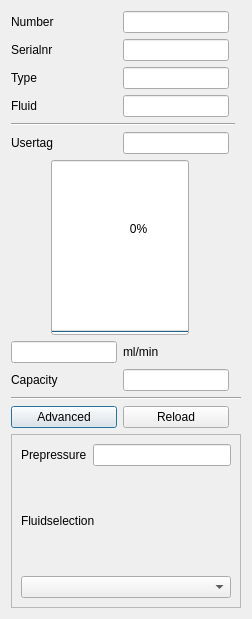
<?xml version="1.0" encoding="UTF-8"?>
<ui version="4.0">
 <class>FlowChannel</class>
 <widget class="QDialog" name="FlowChannel">
  <property name="geometry">
   <rect>
    <x>0</x>
    <y>0</y>
    <width>252</width>
    <height>619</height>
   </rect>
  </property>
  <property name="baseSize">
   <size>
    <width>0</width>
    <height>5</height>
   </size>
  </property>
  <property name="windowTitle">
   <string>FlowChannel</string>
  </property>
  <layout class="QGridLayout" name="gridLayout" columnstretch="0,0,0,0">
   <item row="11" column="1">
    <widget class="QLineEdit" name="le_capacity">
     <property name="readOnly">
      <bool>true</bool>
     </property>
    </widget>
   </item>
   <item row="3" column="1">
    <widget class="QLineEdit" name="le_fluid">
     <property name="enabled">
      <bool>true</bool>
     </property>
     <property name="readOnly">
      <bool>true</bool>
     </property>
    </widget>
   </item>
   <item row="0" column="0">
    <widget class="QLabel" name="label">
     <property name="text">
      <string>Number</string>
     </property>
    </widget>
   </item>
   <item row="12" column="0" colspan="4">
    <widget class="Line" name="line_2">
     <property name="orientation">
      <enum>Qt::Horizontal</enum>
     </property>
    </widget>
   </item>
   <item row="14" column="0" colspan="4">
    <widget class="QFrame" name="advancedFrame">
     <property name="enabled">
      <bool>true</bool>
     </property>
     <property name="sizePolicy">
      <sizepolicy hsizetype="Expanding" vsizetype="Expanding">
       <horstretch>0</horstretch>
       <verstretch>0</verstretch>
      </sizepolicy>
     </property>
     <property name="frameShape">
      <enum>QFrame::StyledPanel</enum>
     </property>
     <property name="frameShadow">
      <enum>QFrame::Raised</enum>
     </property>
     <layout class="QGridLayout" name="gridLayout_5">
      <item row="2" column="0">
       <widget class="QComboBox" name="cb_fluids"/>
      </item>
      <item row="1" column="0">
       <widget class="QLabel" name="label_2">
        <property name="text">
         <string>Fluidselection</string>
        </property>
       </widget>
      </item>
      <item row="0" column="0">
       <layout class="QGridLayout" name="gridLayout_3">
        <item row="0" column="0">
         <widget class="QLabel" name="label_3">
          <property name="text">
           <string>Prepressure</string>
          </property>
         </widget>
        </item>
        <item row="0" column="1">
         <widget class="QLineEdit" name="le_pressure"/>
        </item>
       </layout>
      </item>
     </layout>
    </widget>
   </item>
   <item row="7" column="0">
    <widget class="QLabel" name="lb_usertag">
     <property name="text">
      <string>Usertag</string>
     </property>
    </widget>
   </item>
   <item row="3" column="0">
    <widget class="QLabel" name="lb_fluid">
     <property name="text">
      <string>Fluid</string>
     </property>
    </widget>
   </item>
   <item row="11" column="0">
    <widget class="QLabel" name="lb_capacity">
     <property name="text">
      <string>Capacity</string>
     </property>
    </widget>
   </item>
   <item row="1" column="0">
    <widget class="QLabel" name="lb_serialnr">
     <property name="text">
      <string>Serialnr</string>
     </property>
    </widget>
   </item>
   <item row="2" column="0">
    <widget class="QLabel" name="lb_ID">
     <property name="text">
      <string>Type</string>
     </property>
    </widget>
   </item>
   <item row="6" column="0" colspan="3">
    <widget class="Line" name="line">
     <property name="orientation">
      <enum>Qt::Horizontal</enum>
     </property>
    </widget>
   </item>
   <item row="7" column="1">
    <widget class="QLineEdit" name="le_usertag">
     <property name="enabled">
      <bool>true</bool>
     </property>
     <property name="readOnly">
      <bool>true</bool>
     </property>
    </widget>
   </item>
   <item row="2" column="1">
    <widget class="QLineEdit" name="le_type">
     <property name="enabled">
      <bool>true</bool>
     </property>
     <property name="readOnly">
      <bool>true</bool>
     </property>
    </widget>
   </item>
   <item row="0" column="1">
    <widget class="QLineEdit" name="le_number"/>
   </item>
   <item row="1" column="1">
    <widget class="QLineEdit" name="le_serial">
     <property name="enabled">
      <bool>true</bool>
     </property>
     <property name="readOnly">
      <bool>true</bool>
     </property>
    </widget>
   </item>
   <item row="13" column="0">
    <widget class="QPushButton" name="btnAdvanced">
     <property name="text">
      <string>Advanced</string>
     </property>
    </widget>
   </item>
   <item row="13" column="1">
    <widget class="QPushButton" name="pb_reload">
     <property name="text">
      <string>Reload</string>
     </property>
    </widget>
   </item>
   <item row="8" column="0" colspan="2">
    <layout class="QGridLayout" name="gridLayout_2">
     <item row="0" column="1">
      <widget class="QProgressBar" name="pb_flow">
       <property name="sizePolicy">
        <sizepolicy hsizetype="Ignored" vsizetype="Expanding">
         <horstretch>0</horstretch>
         <verstretch>0</verstretch>
        </sizepolicy>
       </property>
       <property name="value">
        <number>0</number>
       </property>
       <property name="orientation">
        <enum>Qt::Vertical</enum>
       </property>
      </widget>
     </item>
     <item row="0" column="0">
      <spacer name="horizontalSpacer">
       <property name="orientation">
        <enum>Qt::Horizontal</enum>
       </property>
       <property name="sizeType">
        <enum>QSizePolicy::Fixed</enum>
       </property>
       <property name="sizeHint" stdset="0">
        <size>
         <width>40</width>
         <height>20</height>
        </size>
       </property>
      </spacer>
     </item>
     <item row="0" column="2">
      <spacer name="horizontalSpacer_2">
       <property name="orientation">
        <enum>Qt::Horizontal</enum>
       </property>
       <property name="sizeType">
        <enum>QSizePolicy::Fixed</enum>
       </property>
       <property name="sizeHint" stdset="0">
        <size>
         <width>40</width>
         <height>20</height>
        </size>
       </property>
      </spacer>
     </item>
    </layout>
   </item>
   <item row="9" column="1">
    <widget class="QLabel" name="lb_unit">
     <property name="text">
      <string>ml/min</string>
     </property>
    </widget>
   </item>
   <item row="9" column="0">
    <widget class="QLineEdit" name="le_measure_flow">
     <property name="enabled">
      <bool>true</bool>
     </property>
     <property name="readOnly">
      <bool>true</bool>
     </property>
    </widget>
   </item>
  </layout>
 </widget>
 <resources/>
 <connections/>
</ui>
